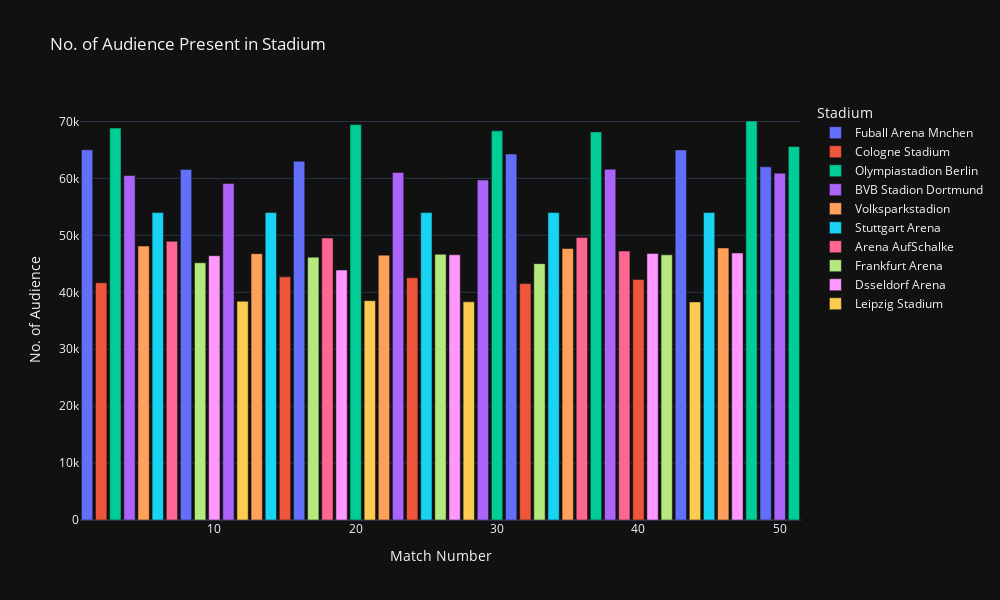

Notebook cell for this chart:
### Code cell
# Removing commas from audience number so that no error arises
matches['audience'] = matches['audience'].str.replace(',', '').astype(float)

# Converting Audience to numeric type
matches['audience'] = pd.to_numeric(matches['audience'])
Audience_Present_stadium = matches.groupby(['match_number','stadium'])['audience'].mean().reset_index()

# Calculating attendance of audience in different stadiums
fig = px.bar(matches, x="match_number", y="audience", color='stadium',
            labels={'match_number': 'Match Number', 'audience': 'No. of Audience', 'stadium': 'Stadium'},
              title='No. of Audience Present in Stadium')

fig.update_layout(yaxis={'categoryorder': 'total ascending'},
                  xaxis_tickangle=0,
                  width=1000,
                  height=600)
fig.show()

### Figure 1 — Plotly figure (JSON) as saved in the notebook; plotly's stock layout.template omitted (floating-point values rounded to 4 significant figures)
{"data": [{"alignmentgroup": "True", "hovertemplate": "Stadium=Fuball Arena Mnchen<br>Match Number=%{x}<br>No. of Audience=%{y}<extra></extra>", "legendgroup": "Fuball Arena Mnchen", "marker": {"color": "#636efa", "pattern": {"shape": ""}}, "name": "Fuball Arena Mnchen", "offsetgroup": "Fuball Arena Mnchen", "orientation": "v", "showlegend": true, "textposition": "auto", "type": "bar", "x": [1, 8, 16, 31, 43, 49], "xaxis": "x", "y": [65052, 61591, 63028, 64288, 65012, 62042], "yaxis": "y"}, {"alignmentgroup": "True", "hovertemplate": "Stadium=Cologne Stadium<br>Match Number=%{x}<br>No. of Audience=%{y}<extra></extra>", "legendgroup": "Cologne Stadium", "marker": {"color": "#EF553B", "pattern": {"shape": ""}}, "name": "Cologne Stadium", "offsetgroup": "Cologne Stadium", "orientation": "v", "showlegend": true, "textposition": "auto", "type": "bar", "x": [2, 15, 24, 32, 40], "xaxis": "x", "y": [41676, 42711, 42535, 41536, 42233], "yaxis": "y"}, {"alignmentgroup": "True", "hovertemplate": "Stadium=Olympiastadion Berlin<br>Match Number=%{x}<br>No. of Audience=%{y}<extra></extra>", "legendgroup": "Olympiastadion Berlin", "marker": {"color": "#00cc96", "pattern": {"shape": ""}}, "name": "Olympiastadion Berlin", "offsetgroup": "Olympiastadion Berlin", "orientation": "v", "showlegend": true, "textposition": "auto", "type": "bar", "x": [3, 20, 30, 37, 48, 51], "xaxis": "x", "y": [68844, 69455, 68363, 68172, 70091, 65600], "yaxis": "y"}, {"alignmentgroup": "True", "hovertemplate": "Stadium=BVB Stadion Dortmund<br>Match Number=%{x}<br>No. of Audience=%{y}<extra></extra>", "legendgroup": "BVB Stadion Dortmund", "marker": {"color": "#ab63fa", "pattern": {"shape": ""}}, "name": "BVB Stadion Dortmund", "offsetgroup": "BVB Stadion Dortmund", "orientation": "v", "showlegend": true, "textposition": "auto", "type": "bar", "x": [4, 11, 23, 29, 38, 50], "xaxis": "x", "y": [60512, 59127, 61047, 59728, 61612, 60926], "yaxis": "y"}, {"alignmentgroup": "True", "hovertemplate": "Stadium=Volksparkstadion<br>Match Number=%{x}<br>No. of Audience=%{y}<extra></extra>", "legendgroup": "Volksparkstadion", "marker": {"color": "#FFA15A", "pattern": {"shape": ""}}, "name": "Volksparkstadion", "offsetgroup": "Volksparkstadion", "orientation": "v", "showlegend": true, "textposition": "auto", "type": "bar", "x": [5, 13, 22, 35, 46], "xaxis": "x", "y": [48117, 46784, 46524, 47683, 47789], "yaxis": "y"}, {"alignmentgroup": "True", "hovertemplate": "Stadium=Stuttgart Arena<br>Match Number=%{x}<br>No. of Audience=%{y}<extra></extra>", "legendgroup": "Stuttgart Arena", "marker": {"color": "#19d3f3", "pattern": {"shape": ""}}, "name": "Stuttgart Arena", "offsetgroup": "Stuttgart Arena", "orientation": "v", "showlegend": true, "textposition": "auto", "type": "bar", "x": [6, 14, 25, 34, 45], "xaxis": "x", "y": [54000, 54000, 54000, 54000, 54000], "yaxis": "y"}, {"alignmentgroup": "True", "hovertemplate": "Stadium=Arena AufSchalke<br>Match Number=%{x}<br>No. of Audience=%{y}<extra></extra>", "legendgroup": "Arena AufSchalke", "marker": {"color": "#FF6692", "pattern": {"shape": ""}}, "name": "Arena AufSchalke", "offsetgroup": "Arena AufSchalke", "orientation": "v", "showlegend": true, "textposition": "auto", "type": "bar", "x": [7, 18, 36, 39], "xaxis": "x", "y": [48953, 49528, 49616, 47244], "yaxis": "y"}, {"alignmentgroup": "True", "hovertemplate": "Stadium=Frankfurt Arena<br>Match Number=%{x}<br>No. of Audience=%{y}<extra></extra>", "legendgroup": "Frankfurt Arena", "marker": {"color": "#B6E880", "pattern": {"shape": ""}}, "name": "Frankfurt Arena", "offsetgroup": "Frankfurt Arena", "orientation": "v", "showlegend": true, "textposition": "auto", "type": "bar", "x": [9, 17, 26, 33, 42], "xaxis": "x", "y": [45181, 46177, 46685, 45033, 46576], "yaxis": "y"}, {"alignmentgroup": "True", "hovertemplate": "Stadium=Dsseldorf Arena<br>Match Number=%{x}<br>No. of Audience=%{y}<extra></extra>", "legendgroup": "Dsseldorf Arena", "marker": {"color": "#FF97FF", "pattern": {"shape": ""}}, "name": "Dsseldorf Arena", "offsetgroup": "Dsseldorf Arena", "orientation": "v", "showlegend": true, "textposition": "auto", "type": "bar", "x": [10, 19, 27, 41, 47], "xaxis": "x", "y": [46425, 43910, 46586, 46810, 46907], "yaxis": "y"}, {"alignmentgroup": "True", "hovertemplate": "Stadium=Leipzig Stadium<br>Match Number=%{x}<br>No. of Audience=%{y}<extra></extra>", "legendgroup": "Leipzig Stadium", "marker": {"color": "#FECB52", "pattern": {"shape": ""}}, "name": "Leipzig Stadium", "offsetgroup": "Leipzig Stadium", "orientation": "v", "showlegend": true, "textposition": "auto", "type": "bar", "x": [12, 21, 28, 44], "xaxis": "x", "y": [38421, 38531, 38322, 38305], "yaxis": "y"}], "layout": {"barmode": "relative", "height": 600, "legend": {"title": {"text": "Stadium"}, "tracegroupgap": 0}, "title": {"text": "No. of Audience Present in Stadium"}, "width": 1000, "xaxis": {"anchor": "y", "autorange": true, "domain": [0, 1], "range": [0.5, 51.5], "tickangle": 0, "title": {"text": "Match Number"}, "type": "linear"}, "yaxis": {"anchor": "x", "autorange": true, "categoryorder": "total ascending", "domain": [0, 1], "range": [0, 73780], "title": {"text": "No. of Audience"}, "type": "linear"}}}
